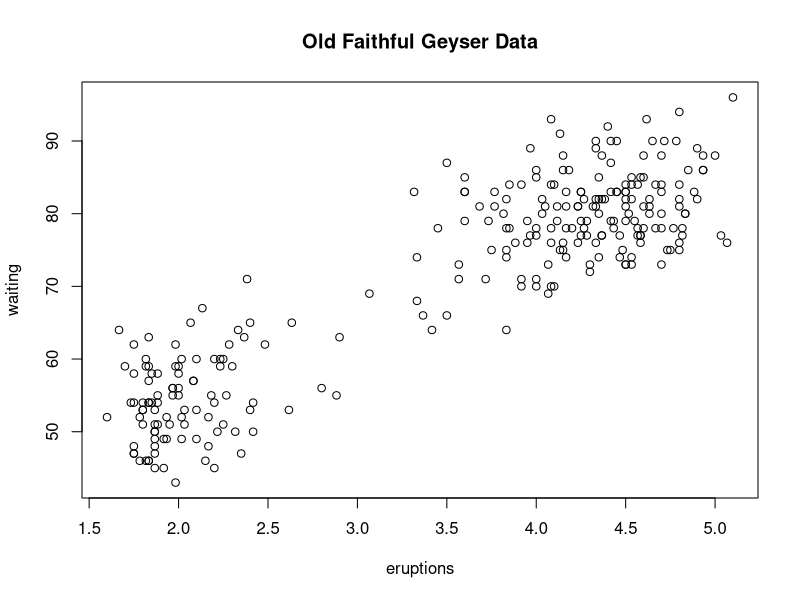
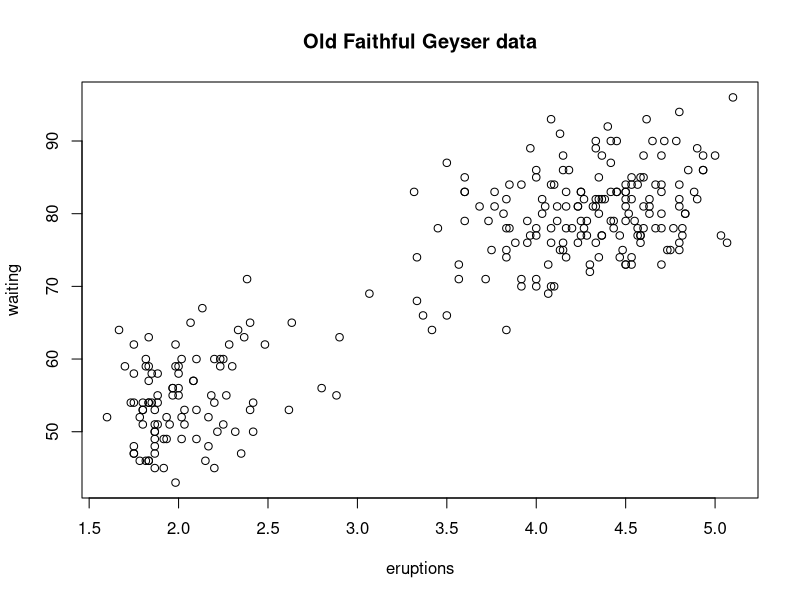
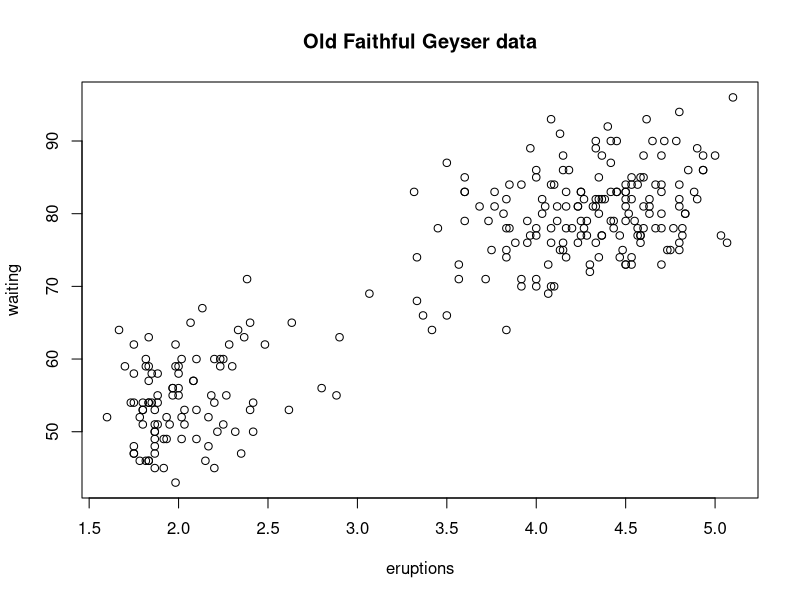
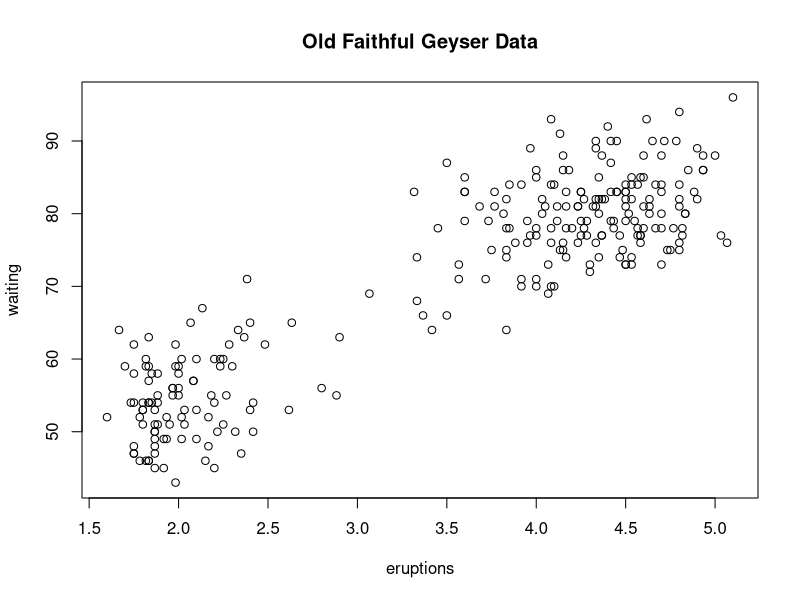
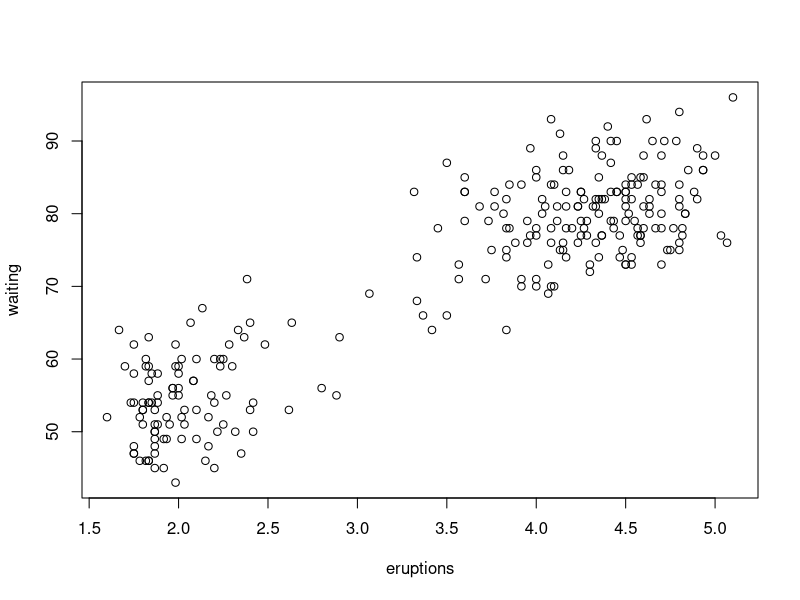

These charts were generated, in order, by the following R code:
##create simple plot from datasets
library(datasets)
with(faithful, plot(eruptions, waiting))
title(main = "Old Faithful Geyser Data")


##create a pdf file of the plot created and save it.  
## to save it use the dev.off command 
pdf(file = "myplot.pdf")
with(faithful, plot(eruptions, waiting))
title(main = "Old Faithful Geyser Data")
dev.off()

getwd()

?Devices
with(faithful, plot(eruptions, waiting))
title(main = "Old Faithful Geyser data")

dev.cur()
pdf(file="myplot.pdf")
with(faithful, plot(eruptions, waiting))
dev.cur()
dev.off() 
dev.cur()

with(faithful, plot(eruptions, waiting))
title(main = "Old Faithful Geyser data")
dev.copy(png, file = "geyserplot.png")
dev.off()


